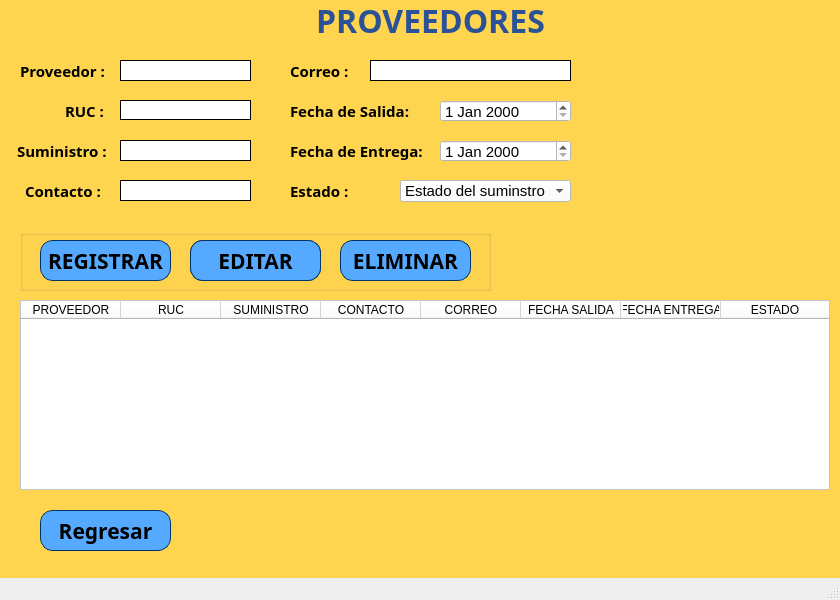
<?xml version="1.0" encoding="UTF-8"?>
<ui version="4.0">
 <class>MainWindow</class>
 <widget class="QMainWindow" name="MainWindow">
  <property name="geometry">
   <rect>
    <x>0</x>
    <y>0</y>
    <width>840</width>
    <height>600</height>
   </rect>
  </property>
  <property name="windowTitle">
   <string>GestionProveedores</string>
  </property>
  <widget class="QWidget" name="centralwidget">
   <property name="styleSheet">
    <string notr="true">background-color: rgb(255, 213, 79);</string>
   </property>
   <widget class="QTableWidget" name="tblProveedor">
    <property name="geometry">
     <rect>
      <x>20</x>
      <y>300</y>
      <width>810</width>
      <height>190</height>
     </rect>
    </property>
    <property name="styleSheet">
     <string notr="true">background-color: white;
</string>
    </property>
    <attribute name="horizontalHeaderStretchLastSection">
     <bool>true</bool>
    </attribute>
    <column>
     <property name="text">
      <string>PROVEEDOR</string>
     </property>
    </column>
    <column>
     <property name="text">
      <string>RUC</string>
     </property>
    </column>
    <column>
     <property name="text">
      <string>SUMINISTRO</string>
     </property>
    </column>
    <column>
     <property name="text">
      <string>CONTACTO</string>
     </property>
    </column>
    <column>
     <property name="text">
      <string>CORREO</string>
     </property>
    </column>
    <column>
     <property name="text">
      <string>FECHA SALIDA</string>
     </property>
    </column>
    <column>
     <property name="text">
      <string>FECHA ENTREGA</string>
     </property>
    </column>
    <column>
     <property name="text">
      <string>ESTADO</string>
     </property>
    </column>
   </widget>
   <widget class="QPushButton" name="btnRegresar">
    <property name="geometry">
     <rect>
      <x>40</x>
      <y>510</y>
      <width>131</width>
      <height>41</height>
     </rect>
    </property>
    <property name="font">
     <font>
      <family>Agency FB</family>
      <pointsize>16</pointsize>
      <weight>75</weight>
      <bold>true</bold>
     </font>
    </property>
    <property name="styleSheet">
     <string notr="true">background-color: rgb(85, 170, 255);
border-style: solid;
border-width: 1px;
border-color: rgb(0, 51, 102);
color: rgb(0, 0, 0);
border-radius: 13px;</string>
    </property>
    <property name="text">
     <string>Regresar</string>
    </property>
    <property name="icon">
     <iconset>
      <normaloff>../Images/gestion-proveedores/volver.png</normaloff>../Images/gestion-proveedores/volver.png</iconset>
    </property>
    <property name="iconSize">
     <size>
      <width>35</width>
      <height>35</height>
     </size>
    </property>
   </widget>
   <widget class="QGroupBox" name="groupBox">
    <property name="geometry">
     <rect>
      <x>20</x>
      <y>230</y>
      <width>471</width>
      <height>61</height>
     </rect>
    </property>
    <property name="title">
     <string/>
    </property>
    <widget class="QPushButton" name="btnRegistrar">
     <property name="geometry">
      <rect>
       <x>20</x>
       <y>10</y>
       <width>131</width>
       <height>41</height>
      </rect>
     </property>
     <property name="font">
      <font>
       <family>Agency FB</family>
       <pointsize>16</pointsize>
       <weight>75</weight>
       <bold>true</bold>
      </font>
     </property>
     <property name="styleSheet">
      <string notr="true">background-color: rgb(85, 170, 255);
border-style: solid;
border-width: 1px;
border-color: rgb(0, 51, 102);
color: rgb(0, 0, 0);
border-radius: 13px;</string>
     </property>
     <property name="text">
      <string>REGISTRAR</string>
     </property>
     <property name="icon">
      <iconset>
       <normaloff>../Images/gestion-proveedores/registrado.png</normaloff>../Images/gestion-proveedores/registrado.png</iconset>
     </property>
     <property name="iconSize">
      <size>
       <width>35</width>
       <height>35</height>
      </size>
     </property>
    </widget>
    <widget class="QPushButton" name="btnEditar">
     <property name="geometry">
      <rect>
       <x>170</x>
       <y>10</y>
       <width>131</width>
       <height>41</height>
      </rect>
     </property>
     <property name="font">
      <font>
       <family>Agency FB</family>
       <pointsize>16</pointsize>
       <weight>75</weight>
       <bold>true</bold>
      </font>
     </property>
     <property name="styleSheet">
      <string notr="true">background-color: rgb(85, 170, 255);
border-style: solid;
border-width: 1px;
border-color: rgb(0, 51, 102);
color: rgb(0, 0, 0);
border-radius: 13px;</string>
     </property>
     <property name="text">
      <string>EDITAR</string>
     </property>
     <property name="icon">
      <iconset>
       <normaloff>../Images/gestion-proveedores/editar.png</normaloff>../Images/gestion-proveedores/editar.png</iconset>
     </property>
     <property name="iconSize">
      <size>
       <width>35</width>
       <height>35</height>
      </size>
     </property>
    </widget>
    <widget class="QPushButton" name="btnEliminar">
     <property name="geometry">
      <rect>
       <x>320</x>
       <y>10</y>
       <width>131</width>
       <height>41</height>
      </rect>
     </property>
     <property name="font">
      <font>
       <family>Agency FB</family>
       <pointsize>16</pointsize>
       <weight>75</weight>
       <bold>true</bold>
      </font>
     </property>
     <property name="styleSheet">
      <string notr="true">background-color: rgb(85, 170, 255);
border-style: solid;
border-width: 1px;
border-color: rgb(0, 51, 102);
color: rgb(0, 0, 0);
border-radius: 13px;</string>
     </property>
     <property name="text">
      <string>ELIMINAR</string>
     </property>
     <property name="icon">
      <iconset>
       <normaloff>../Images/gestion-proveedores/eliminar.png</normaloff>../Images/gestion-proveedores/eliminar.png</iconset>
     </property>
     <property name="iconSize">
      <size>
       <width>35</width>
       <height>35</height>
      </size>
     </property>
    </widget>
    <widget class="QPushButton" name="btnGrabar">
     <property name="geometry">
      <rect>
       <x>170</x>
       <y>10</y>
       <width>131</width>
       <height>41</height>
      </rect>
     </property>
     <property name="font">
      <font>
       <family>Agency FB</family>
       <pointsize>16</pointsize>
       <weight>75</weight>
       <bold>true</bold>
      </font>
     </property>
     <property name="styleSheet">
      <string notr="true">background-color: rgb(85, 170, 255);
border-style: solid;
border-width: 1px;
border-color: rgb(0, 51, 102);
color: rgb(0, 0, 0);
border-radius: 13px;</string>
     </property>
     <property name="text">
      <string>GRABAR</string>
     </property>
     <property name="iconSize">
      <size>
       <width>35</width>
       <height>35</height>
      </size>
     </property>
    </widget>
    <zorder>btnGrabar</zorder>
    <zorder>btnRegistrar</zorder>
    <zorder>btnEditar</zorder>
    <zorder>btnEliminar</zorder>
   </widget>
   <widget class="QLineEdit" name="txtProveedor">
    <property name="geometry">
     <rect>
      <x>120</x>
      <y>60</y>
      <width>131</width>
      <height>21</height>
     </rect>
    </property>
    <property name="font">
     <font>
      <pointsize>11</pointsize>
     </font>
    </property>
    <property name="styleSheet">
     <string notr="true">background-color: white;
border-style: solid;
border-width: 1px;</string>
    </property>
   </widget>
   <widget class="QLineEdit" name="txtRuc">
    <property name="geometry">
     <rect>
      <x>120</x>
      <y>100</y>
      <width>131</width>
      <height>20</height>
     </rect>
    </property>
    <property name="font">
     <font>
      <pointsize>11</pointsize>
     </font>
    </property>
    <property name="styleSheet">
     <string notr="true">border-style: solid;
border-width: 1px;
background-color: white;
</string>
    </property>
   </widget>
   <widget class="QLineEdit" name="txtSuministro">
    <property name="geometry">
     <rect>
      <x>120</x>
      <y>140</y>
      <width>131</width>
      <height>21</height>
     </rect>
    </property>
    <property name="font">
     <font>
      <pointsize>11</pointsize>
     </font>
    </property>
    <property name="styleSheet">
     <string notr="true">border-style: solid;
border-width: 1px;
background-color: white;
</string>
    </property>
   </widget>
   <widget class="QLineEdit" name="txtContacto">
    <property name="geometry">
     <rect>
      <x>120</x>
      <y>180</y>
      <width>131</width>
      <height>21</height>
     </rect>
    </property>
    <property name="font">
     <font>
      <pointsize>11</pointsize>
     </font>
    </property>
    <property name="styleSheet">
     <string notr="true">background-color: white;
border-style: solid;
border-width: 1px;</string>
    </property>
   </widget>
   <widget class="QLineEdit" name="txtCorreo">
    <property name="geometry">
     <rect>
      <x>370</x>
      <y>60</y>
      <width>201</width>
      <height>21</height>
     </rect>
    </property>
    <property name="font">
     <font>
      <pointsize>11</pointsize>
     </font>
    </property>
    <property name="styleSheet">
     <string notr="true">background-color: white;

border-style: solid;
border-width: 1px;</string>
    </property>
   </widget>
   <widget class="QLabel" name="label">
    <property name="geometry">
     <rect>
      <x>290</x>
      <y>0</y>
      <width>281</width>
      <height>40</height>
     </rect>
    </property>
    <property name="font">
     <font>
      <family>Arial Black</family>
      <pointsize>24</pointsize>
      <weight>75</weight>
      <bold>true</bold>
     </font>
    </property>
    <property name="styleSheet">
     <string notr="true">color: rgb(43, 82, 151);</string>
    </property>
    <property name="text">
     <string>PROVEEDORES</string>
    </property>
    <property name="alignment">
     <set>Qt::AlignCenter</set>
    </property>
   </widget>
   <widget class="QLabel" name="lblProveedor">
    <property name="geometry">
     <rect>
      <x>20</x>
      <y>60</y>
      <width>91</width>
      <height>21</height>
     </rect>
    </property>
    <property name="font">
     <font>
      <family>Lucida Sans</family>
      <pointsize>11</pointsize>
      <weight>75</weight>
      <bold>true</bold>
     </font>
    </property>
    <property name="text">
     <string>Proveedor :</string>
    </property>
   </widget>
   <widget class="QLabel" name="label_3">
    <property name="geometry">
     <rect>
      <x>65</x>
      <y>100</y>
      <width>51</width>
      <height>21</height>
     </rect>
    </property>
    <property name="font">
     <font>
      <family>Lucida Sans</family>
      <pointsize>11</pointsize>
      <weight>75</weight>
      <bold>true</bold>
     </font>
    </property>
    <property name="text">
     <string>RUC :</string>
    </property>
   </widget>
   <widget class="QLabel" name="label_4">
    <property name="geometry">
     <rect>
      <x>17</x>
      <y>140</y>
      <width>91</width>
      <height>21</height>
     </rect>
    </property>
    <property name="font">
     <font>
      <family>Lucida Sans</family>
      <pointsize>11</pointsize>
      <weight>75</weight>
      <bold>true</bold>
     </font>
    </property>
    <property name="text">
     <string>Suministro :</string>
    </property>
   </widget>
   <widget class="QLabel" name="label_5">
    <property name="geometry">
     <rect>
      <x>25</x>
      <y>180</y>
      <width>91</width>
      <height>21</height>
     </rect>
    </property>
    <property name="font">
     <font>
      <family>Lucida Sans</family>
      <pointsize>11</pointsize>
      <weight>75</weight>
      <bold>true</bold>
     </font>
    </property>
    <property name="text">
     <string>Contacto :</string>
    </property>
   </widget>
   <widget class="QLabel" name="label_6">
    <property name="geometry">
     <rect>
      <x>290</x>
      <y>60</y>
      <width>71</width>
      <height>21</height>
     </rect>
    </property>
    <property name="font">
     <font>
      <family>Lucida Sans</family>
      <pointsize>11</pointsize>
      <weight>75</weight>
      <bold>true</bold>
     </font>
    </property>
    <property name="text">
     <string>Correo :</string>
    </property>
   </widget>
   <widget class="QLabel" name="label_7">
    <property name="geometry">
     <rect>
      <x>290</x>
      <y>100</y>
      <width>131</width>
      <height>21</height>
     </rect>
    </property>
    <property name="font">
     <font>
      <family>Lucida Sans</family>
      <pointsize>11</pointsize>
      <weight>75</weight>
      <bold>true</bold>
     </font>
    </property>
    <property name="text">
     <string>Fecha de Salida:</string>
    </property>
   </widget>
   <widget class="QLabel" name="label_8">
    <property name="geometry">
     <rect>
      <x>290</x>
      <y>140</y>
      <width>161</width>
      <height>21</height>
     </rect>
    </property>
    <property name="font">
     <font>
      <family>Lucida Sans</family>
      <pointsize>11</pointsize>
      <weight>75</weight>
      <bold>true</bold>
     </font>
    </property>
    <property name="text">
     <string>Fecha de Entrega:</string>
    </property>
   </widget>
   <widget class="QDateEdit" name="dtFechSalida">
    <property name="geometry">
     <rect>
      <x>440</x>
      <y>100</y>
      <width>131</width>
      <height>22</height>
     </rect>
    </property>
    <property name="font">
     <font>
      <pointsize>11</pointsize>
     </font>
    </property>
    <property name="styleSheet">
     <string notr="true">background-color: white;
</string>
    </property>
   </widget>
   <widget class="QDateEdit" name="dtFechEntrega">
    <property name="geometry">
     <rect>
      <x>440</x>
      <y>140</y>
      <width>131</width>
      <height>22</height>
     </rect>
    </property>
    <property name="font">
     <font>
      <pointsize>11</pointsize>
     </font>
    </property>
    <property name="styleSheet">
     <string notr="true">background-color: white;
</string>
    </property>
   </widget>
   <widget class="QLabel" name="label_9">
    <property name="geometry">
     <rect>
      <x>290</x>
      <y>180</y>
      <width>91</width>
      <height>21</height>
     </rect>
    </property>
    <property name="font">
     <font>
      <family>Lucida Sans</family>
      <pointsize>11</pointsize>
      <weight>75</weight>
      <bold>true</bold>
     </font>
    </property>
    <property name="text">
     <string>Estado :</string>
    </property>
   </widget>
   <widget class="QComboBox" name="cboEstado">
    <property name="geometry">
     <rect>
      <x>400</x>
      <y>180</y>
      <width>171</width>
      <height>22</height>
     </rect>
    </property>
    <property name="font">
     <font>
      <pointsize>11</pointsize>
     </font>
    </property>
    <property name="styleSheet">
     <string notr="true">background-color: white;
</string>
    </property>
    <item>
     <property name="text">
      <string>Estado del suminstro</string>
     </property>
    </item>
    <item>
     <property name="text">
      <string>EN ESPERA</string>
     </property>
    </item>
    <item>
     <property name="text">
      <string>ENTREGADO</string>
     </property>
    </item>
   </widget>
   <widget class="QLabel" name="label_10">
    <property name="geometry">
     <rect>
      <x>600</x>
      <y>40</y>
      <width>221</width>
      <height>221</height>
     </rect>
    </property>
    <property name="text">
     <string/>
    </property>
    <property name="pixmap">
     <pixmap>../Images/gestion-proveedores/fabrica.png</pixmap>
    </property>
    <property name="scaledContents">
     <bool>true</bool>
    </property>
   </widget>
  </widget>
  <widget class="QMenuBar" name="menubar">
   <property name="geometry">
    <rect>
     <x>0</x>
     <y>0</y>
     <width>840</width>
     <height>21</height>
    </rect>
   </property>
  </widget>
  <widget class="QStatusBar" name="statusbar"/>
 </widget>
 <resources/>
 <connections/>
</ui>
